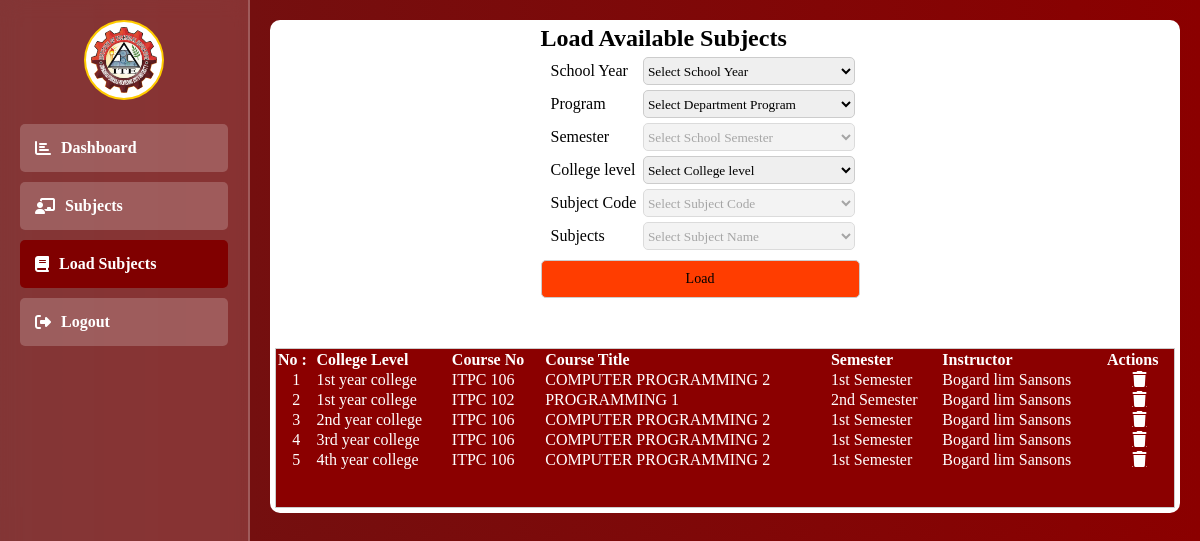
/teacher/subject_load.php?student_id=83 (signed in), run on the app's committed database.
### tables this page shows
CREATE TABLE `student_with_subjects` (
  `id` int(11) NOT NULL,
  `student_id` int(11) NOT NULL,
  `teacher_id` int(100) NOT NULL,
  `semester` int(11) NOT NULL,
  `program_id` varchar(10) NOT NULL,
  `school_year` varchar(100) NOT NULL,
  `subject_code` varchar(100) NOT NULL,
  `subject_name` varchar(100) NOT NULL,
  `college_level` varchar(100) NOT NULL,
  `teacher_name` varchar(100) NOT NULL,
  `grade` double NOT NULL,
  `status` varchar(100) NOT NULL,
  `remark` varchar(100) NOT NULL,
  `final` varchar(100) NOT NULL,
  `created_at` datetime NOT NULL DEFAULT current_timestamp()
);

CREATE TABLE `college_level` (
  `id` int(11) NOT NULL,
  `year_level` varchar(100) NOT NULL
);

### teacher/student_function.php (called while the page is built, shortened)
<?php
include "../db_connect.php";
function getCollegeLevelbyTeacher($id)
{
    global $pdo;
    $stmt = $pdo->prepare("SELECT * FROM college_level WHERE id = ?");
    $stmt->execute([$id]);
    return $stmt->fetch(PDO::FETCH_ASSOC);
}
function getStudentSubject22($student_id)
{
    global $pdo;
    $sql = "SELECT DISTINCT * FROM student_with_subjects WHERE student_id = ?";
    try {
        $stmt = $pdo->prepare($sql);
        $stmt->execute([$student_id]);
        return $stmt->fetchAll();
    } catch (PDOException $e) {
        echo 'Error: ' . $e->getMessage();
        return [];
    }
}
?>

### teacher/teacher_function.php (called while the page is built, shortened)
<?php
include "../db_connect.php";
function getTeacherById23($id)
{
    global $pdo;
    try {
        $stmt = $pdo->prepare(" SELECT id, CONCAT(lname, ' ',mname, ' ',fname) AS teacher_name FROM teachers WHERE id = ? ");
        $stmt->execute([$id]);
        return $stmt->fetch(PDO::FETCH_ASSOC);
    } catch (PDOException $e) {
        error_log("Database Error: " . $e->getMessage());
        return [];
    }
}

### teacher/subject_load.php (the view, shortened to what this page needs)
<?php
include "../db_connect.php";
include "./student_function.php";
include "./teacher_function.php";
?>
<!DOCTYPE html>
<html lang="en">
<head>
    <link rel="stylesheet" href="https://cdnjs.cloudflare.com/ajax/libs/font-awesome/6.2.0/css/all.css">
</head>
<body>
    <div class="sidebar">
        <div class="profile-info">
            <img src="../images/ITE.png" alt="Profile Icon" class="profile-icon">
        </div>
        <div class="sidebar-item">
            <a href="./index.php"> <i class="fas fa-chart-bar"></i>Dashboard</a>
        </div>
        <div class="sidebar-item">
            <a href="./students.php"><i class="fas fa-chalkboard-teacher"></i> Subjects </a>
        </div>
        <div class="sidebar-item" style="background-color: maroon;">
            <a href="./master.php"><i class="fas fa-book"></i>Load Subjects</a>
        </div>
        <div class="sidebar-item">
            <a href="./logout.php"><i class="fas fa-sign-out-alt"></i> Logout</a>
        </div>
    </div>
    <div class="content">
        <div class="dashboard-container">
            <div class="card">
                <h2>Load Available Subjects</h2>
                <form name="my_form" action="" method="post">
                    <div style="display: flex; margin: 5px;">
                        <label style="width: 8rem; margin: 5px;" for="program">School Year</label>
                        <select name="schoolyear" id="schoolyear"
                            style="width: 100%; border: 1px solid #ccc; border-radius: 5px;">
                            <option value="">Select School Year</option>
                        </select>
                    </div>
                    <div style="display: flex; margin: 5px;">
                        <label style="width: 8rem; margin: 5px;" for="program">Program</label>
                        <select name="program" id="program"
                            style="width: 100%; border: 1px solid #ccc; border-radius: 5px;">
                            <option value="">Select Department Program</option>
                        </select>
                    </div>
                    <div style="display: flex; margin: 5px;">
                        <label style="width: 8rem; margin: 5px;" for="semester">Semester</label>
                        <select name="semester" id="semester" disabled
                            style="width: 100%; border: 1px solid #ccc; border-radius: 5px;">
                            <option value="">Select School Semester</option>
                        </select>
                    </div>
                    <div style="display: flex; margin: 5px;">
                        <label style="width: 8rem; margin: 5px;" for="levels">College level</label>
                        <select name="levels" id="levels"
                            style="width: 100%; border: 1px solid #ccc; border-radius: 5px;">
                            <option value="">Select College level</option>
                        </select>
                    </div>
                    <div style="display: flex; margin: 5px;">
                        <label style="width: 8rem; margin: 5px;" for="subject_code">Subject Code</label>
                        <select name="subject_code" id="subject_code" disabled
                            style="width: 100%; border: 1px solid #ccc; border-radius: 5px;">
                            <option value="">Select Subject Code</option>
                        </select>
                    </div>
                    <div style="display: flex; margin: 5px;">
                        <label style="width: 8rem; margin: 5px;" for="subject_name">Subjects</label>
                        <select name="subject_name" id="subject_name" disabled
                            style="width: 100%; border: 1px solid #ccc; border-radius: 5px;">
                            <option value="">Select Subject Name</option>
                        </select>
                    </div>
                    <input type="submit" name="new_subject" value="Load">
                </form>
            </div>
            <div class="card-table" id="tableNone"
                style="width: 100%; color: #ccc; border: 1px solid #ccc; height: 10rem; background-color: #8B0000; overflow-y: scroll;">
                <div class="tables-content" style=" background-color: #8B0000; display: flex; color: white;">
                    <table class="table" style=" width: 100%; text-align: left; ">
                        <thead>
                            <tr>
                                <th>No :</th>
                                <th>College Level</th>
                                <th>Course No</th>
                                <th>Course Title</th>
                                <th>Semester</th>
                                <th>Instructor</th>
                                <th>Actions</th>
                            </tr>
                        </thead>
                        <tbody>
                            <?php $subject = getStudentSubject22($_GET['student_id']);
                            foreach ($subject as $key => $value) { ?>
                                <tr>
                                    <td style="text-align: center;"><?php echo $key + 1 ?></td>
                                    <?php $levels = getCollegeLevelbyTeacher($value['college_level']) ?>
                                    <td><?php echo $levels['year_level']; ?></td>
                                    <td><?php echo $value['subject_code'] ?></td>
                                    <td><?php echo $value['subject_name'] ?>
                                    </td>
                                    <td><?php if ($value['semester'] == 1) {
                                        echo '1st Semester';
                                    } else {
                                        echo '2nd Semester';
                                    } ?>
                                    </td>
                                    <?php $teacher = getTeacherById23($value['teacher_id']); ?>
                                    <td><?php echo $teacher['teacher_name']; ?></td>
                                    <td style="margin: 5px; text-align: center; color: #FFFFFF; ">
                                        <a href="subject_load.php?action=delete&subject_id=<?php echo $value['id'] ?>&student_id=<?php echo $value['student_id'] ?>"
                                            class="fa fa-trash" style="cursor: pointer; color: #FFFFFF;"></a>
                                    </td>
                                </tr>
                            <?php } ?>
                        </tbody>
                    </table>
                </div>
            </div>
        </div>
</body>
</html>

### teacher/subject_load.php (style rules this page uses)
* { margin: 0; padding: 0; box-sizing: border-box; font-family: 'Georgia', serif; }
body { background: linear-gradient(to right, #6E1313, #8B0000); background-size: cover; display: flex; }
.sidebar { width: 250px; height: 100vh; background: rgba(255, 255, 255, 0.15); backdrop-filter: blur(10px); padding: 20px; position: fixed; left: 0; top: 0; overflow-y: auto; border-right: 2px solid rgba(255, 255, 255, 0.2); }
.sidebar .profile-info { text-align: center; margin-bottom: 20px; }
.sidebar .profile-icon { width: 80px; border-radius: 50%; background: white; padding: 5px; border: 2px solid #ffcc00; }
.sidebar-item { padding: 15px; margin: 10px 0; background: rgba(255, 255, 255, 0.2); border-radius: 5px; font-size: 16px; }
.sidebar-item a { color: #FFFFFF; text-decoration: none; display: flex; align-items: center; font-weight: bold; }
.sidebar-item a i { margin-right: 10px; }
.content { margin-left: 250px; padding: 20px; width: calc(100% - 245px); }
.dashboard-container { display: flex; flex-wrap: wrap; justify-content: center; gap: 50px; background-color: #ffff; padding: 5px; border-radius: 10px; }
form input[type="submit"] { background-color: #ff3d00; width: 100%; padding: 10px; margin-top: 5px; border: 1px solid #ccc; border-radius: 5px; font-size: 14px; width: 100%; }

### data on the page
student_with_subjects: college_level.year_level "1st year college", subject_code "ITPC 106", subject_name "COMPUTER PROGRAMMING 2", semester "1st Semester", teacher_name "Bogard lim Sansons"
student_with_subjects: college_level.year_level "1st year college", subject_code "ITPC 102", subject_name "PROGRAMMING 1", semester "2nd Semester", teacher_name "Bogard lim Sansons"
student_with_subjects: college_level.year_level "2nd year college", subject_code "ITPC 106", subject_name "COMPUTER PROGRAMMING 2", semester "1st Semester", teacher_name "Bogard lim Sansons"
student_with_subjects: college_level.year_level "3rd year college", subject_code "ITPC 106", subject_name "COMPUTER PROGRAMMING 2", semester "1st Semester", teacher_name "Bogard lim Sansons"
student_with_subjects: college_level.year_level "4th year college", subject_code "ITPC 106", subject_name "COMPUTER PROGRAMMING 2", semester "1st Semester", teacher_name "Bogard lim Sansons"
